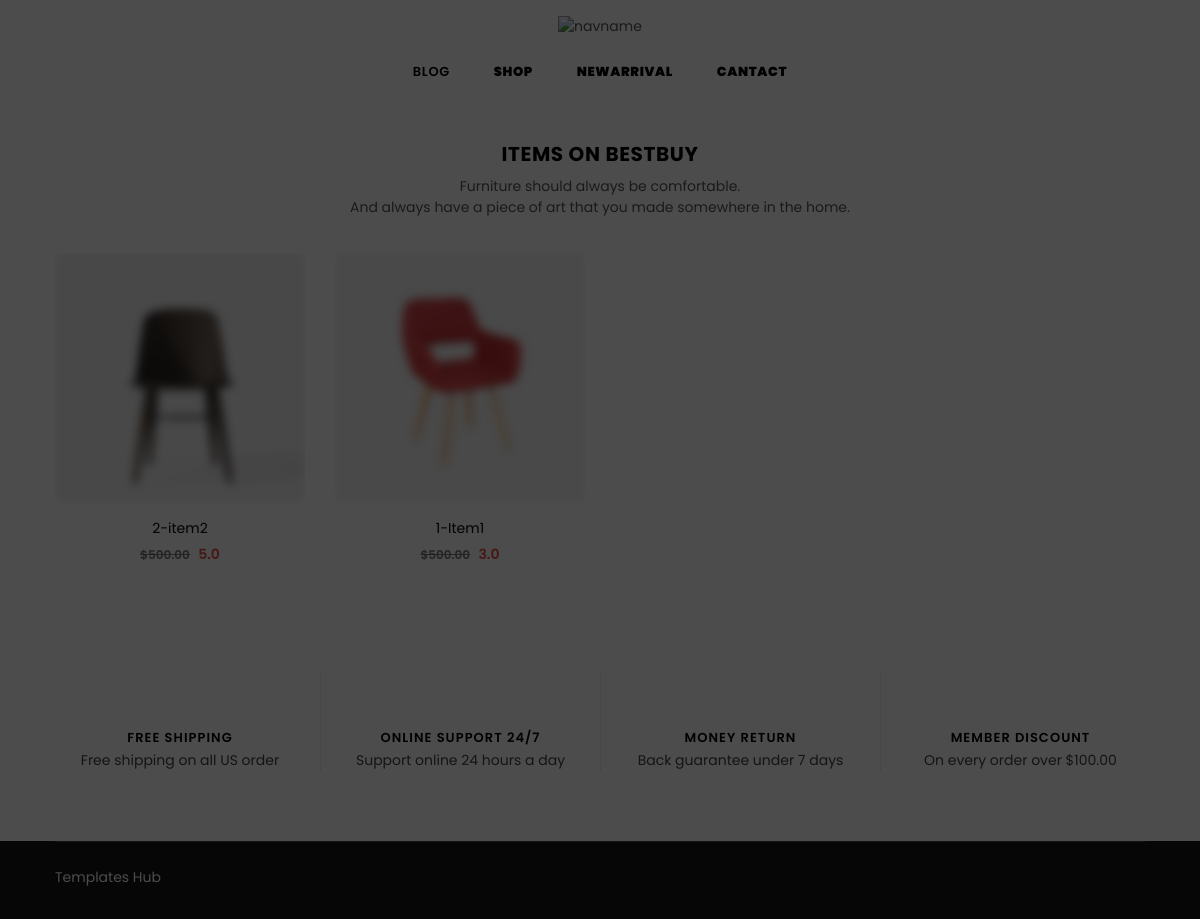
The page / on the database its author committed.
### myapp/models.py (models this page shows, shortened)
class Items(models.Model):
    item_name = models.CharField(max_length=225)
    category = models.CharField(max_length=225)
    pruchase_price = models.FloatField(default=0.00)
    sell_price = models.FloatField(default=0.00)
    balance_qty = models.IntegerField(default=0)
    barcode_id = models.CharField(max_length=225,blank=True, null=True)
    photo = models.ImageField(upload_to='', blank=True, null=True)

### myapp/views.py (the view)
# urls.py: path('', webpage_home.as_view(), name='webpage_home'),
class webpage_home(TemplateView):
    template_name = 'web/store.html'
    def get_context_data(self, **kwargs):
        context = super().get_context_data(**kwargs)
        cart_id = self.request.session.get('cart_id', None)
        if cart_id:
            cart = Cart.objects.get(id=cart_id)
        else:
            cart = None
        context['cart'] = cart
        context['itm'] = Items.objects.all().order_by('-id')
        context['queryset'] = Order.objects.filter(created_at=datetime.date.today()).order_by('-id')
        return context

### templates/web/store.html (shortened to what this page needs)
{% extends 'web/webbase.html' %}
{% load static %}
{% block content %}
<div class="section">
    <div class="container">
        <div class="row">
            <div class="col-12 col-sm-12 col-md-12 col-lg-12">
                <div class="section-header text-center">
                    <h2 class="h2">Items on BestBuy</h2>
                    <p>Furniture should always be comfortable.<br>And always have a piece of art that you made somewhere
                        in the home.</p>
                </div>
            </div>
        </div>
    </div>
    <div class="container-fluid">
        <div class="row">
            <div class="col-12 col-sm-12 col-md-12 col-lg-12">
                <div class="grid-products">
                    <div class="row">
                        {% for i in itm %}
                        <div class="col-6 col-sm-6 col-md-3 col-lg-3 item">
                            <div class="product-image">
                                <a href="#" class="grid-view-item__link">
                                    <img class="primary blur-up lazyload" data-src="{{i.photo.url}}"
                                         src="{{i.photo.url}}" alt="image" title="product">
                                </a>
                            </div>
                            <div class="product-details text-center">
                                <div class="product-name">
                                    <a href="#">{{i.id}}-{{i.item_name}}</a>
                                </div>
                                <div class="product-price">
                                    <span class="old-price">$500.00</span>
                                    <span class="price">{{i.sell_price}}</span>
                                </div>
                            </div>
                        </div>
                        {% endfor %}
                    </div>
                </div>
            </div>
        </div>
    </div>
</div>
</div>
</div>
{% endblock content %}

### rows shown on the page
Items: photo (picture), id "2", item_name "item2", sell_price "5.0"
Items: photo (picture), id "1", item_name "Item1", sell_price "3.0"
